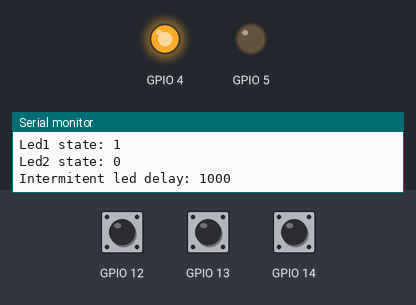
The program below on a simulated ESP8266 (NodeMCU). Shown: output pins drawn as LEDs (lit = HIGH), the last lines printed to the serial monitor. Dashed ring = blinking. Inputs (shaded band) come from the test bench; at power-on: GPIO 14 HIGH, GPIO 12 HIGH, GPIO 13 HIGH.

Above: at 1.2 s.
1.3 s: GPIO 14 pulled LOW for 0.15 s
At 2.8 s:
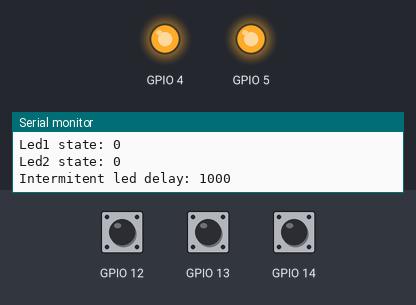
4.4 s: GPIO 14 pulled LOW for 1 s
At 7.8 s:
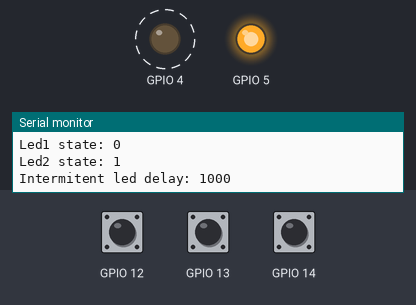
8.4 s: GPIO 14 pulled LOW for 3.2 s
Timing chart, 0 to 11.4 s (numbered marks = the images above; inputs shaded):
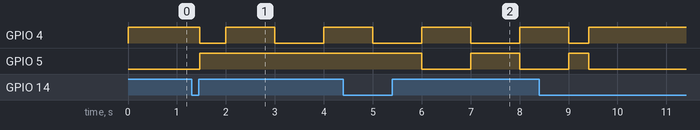

Measured:
- after the input at 1.3 s, GPIO 4: HIGH → LOW after 0.17 s, → HIGH 0.53 s later, → LOW 1.0 s later, → HIGH 1.0 s later; GPIO 5: LOW → HIGH after 0.17 s
- after the input at 4.4 s, GPIO 5: HIGH → LOW after 1.6 s, → HIGH 1.0 s later, → LOW 1.0 s later

The program:

main.cpp
```cpp
#include <Arduino.h>

#include "Button.h"
#include "Led.h"
#include "Timer.h"

Timer IntermitentLedTimer;
Timer IdleWaitTimer;

enum AppState {
  Led1On = 0,
  Led2Intermitent = 1,
  Led12Police = 2,
};
typedef enum AppState AppState;

//Set the default app state as Led 1 on
AppState appState = Led1On;
//Variable to store state of button 1 so it won't be lost if one of two functions reads it
ButtonStates button1State;

void inline vDoSetupPinsDirection(void);

void vDoButtonTask(void);
void vDoIntermittentLEDTask(void);
void vDoReadRecurrenceTask(void);
void vDoPoliceLightTask(void);
void vDoIdleTask(void);

/**
 * @brief This function is called by Arduino framework and is executed at startup.
 */
void setup() {
  vDoSetupPinsDirection();

  timer_init(&IntermitentLedTimer, 1000);
  timer_init(&IdleWaitTimer, 1000);

  Serial.begin(9600);
  Serial.println();
}

/**
 * @brief This function is called ciclicaly by arduino framework, with unknown recurrency.
 */
void loop() {
  // button1 is read here because it is required in 2 places
  // in the case of the call in 2 places one call might consume the undesired output, which is desired by the other call.
  button1State = eDoReadButtonState(Btn1);

  vDoButtonTask();
  vDoIntermittentLEDTask();
  vDoReadRecurrenceTask();
  vDoPoliceLightTask();
  vDoIdleTask();
}

/**
 * @brief This function calls the init functions for led and button pins.
 */
void inline vDoSetupPinsDirection(void)
{
  vDoLedInit();
  vDoButtonInit();
}

/**
 * @brief This function is for lab 2, condition 1
 * When a button 1 was pressed the appState changes between 2 tasks
 */
void vDoButtonTask(void)
{
  if( button1State == BUTTON_PRESSED)
  {
    if(appState == Led1On)
    {
      appState = Led2Intermitent;
      vDoLedOff(Led1);
      vDoLedOn(Led2);
    }
    else
    {
      appState = Led1On;
      vDoLedOn(Led1);
      vDoLedOff(Led2);
    }
  }
}

/**
 * @brief This function is for lab 2, condition 2
 * When is the turn of intermitent led task, the led 2 is toggled with an sw timer
 */
void vDoIntermittentLEDTask(void)
{
  if(appState == Led2Intermitent){

    if (timer_expired(&IntermitentLedTimer))
    {
      vDoLedToggle(Led2);
      timer_reset(&IntermitentLedTimer);
    }

  }
}

/**
 * @brief This function is for lab 2, condition 3
 * Increases or decreases task 2 recurrency.
 */
void vDoReadRecurrenceTask(void)
{
 if( eDoReadButtonState(Btn2) == BUTTON_PRESSED)
  {
    timer_init(&IntermitentLedTimer, timer_get_interval(&IntermitentLedTimer) + 100);
  }
  if( eDoReadButtonState(Btn3) == BUTTON_PRESSED)
  {
    timer_init(&IntermitentLedTimer, timer_get_interval(&IntermitentLedTimer) - 100);
    if (timer_get_interval(&IntermitentLedTimer) > 60000)
      timer_init(&IntermitentLedTimer, 50);
  }
}

/**
 * @brief This function is for lab 2, an suplimentar task for +1 point
 * When button 1 is held, it triggers policelighttask, which intermitent switches between both leds.
 */
void vDoPoliceLightTask(void)
{
 if( button1State == BUTTON_HELD)
  {
    if(appState == Led12Police)
    {
      appState = Led1On;
      vDoLedOn(Led1);
      vDoLedOff(Led2);
    }
    else
    {
      appState = Led12Police;
    }
  }

  if (timer_expired(&IntermitentLedTimer) && appState == Led12Police)
  {
    if(eDoGetLedState(Led1) == LED_ON && eDoGetLedState(Led2) == LED_ON)
    {
      vDoLedToggle(Led2);
    }
    vDoLedToggle(Led1);
    vDoLedToggle(Led2);
    timer_reset(&IntermitentLedTimer);
  }
}

/**
 * @brief Idle task, prints debug info on serial monitor.
 */
void vDoIdleTask(void)
{

  if (timer_expired(&IdleWaitTimer))
  {
    Serial.printf("------------------------\n");
    Serial.printf("App state: %d\n", appState);
    Serial.printf("Led1 state: %d\n", eDoGetLedState(Led1));
    Serial.printf("Led2 state: %d\n", eDoGetLedState(Led2));
    Serial.printf("Intermitent led delay: %d\n", (uint32)timer_get_interval(&IntermitentLedTimer));

    timer_reset(&IdleWaitTimer);
  }
}
```
